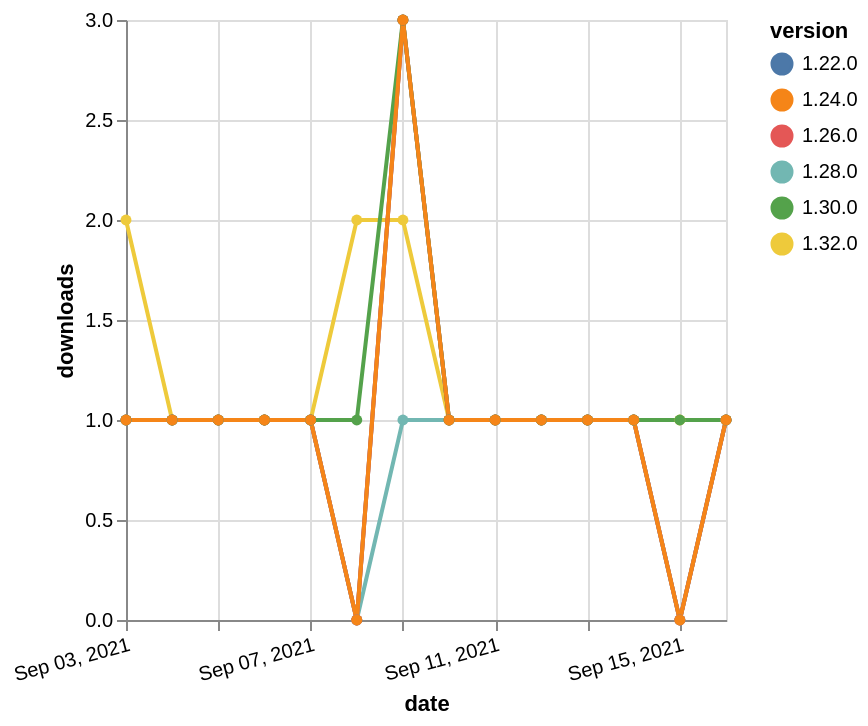

Write a Vega-Lite specification for this figure.
### Vega-Lite specification from a JSON file in a GitHub repository (floating-point values rounded to 4 significant figures)
{"$schema": "https://vega.github.io/schema/vega-lite/v5.json", "description": "A simple bar chart with embedded data.", "data": {"values": [{"date": "2021-09-03", "total": 114, "delta": 2, "version": "1.32.0"}, {"date": "2021-09-04", "total": 115, "delta": 1, "version": "1.32.0"}, {"date": "2021-09-05", "total": 116, "delta": 1, "version": "1.32.0"}, {"date": "2021-09-06", "total": 117, "delta": 1, "version": "1.32.0"}, {"date": "2021-09-07", "total": 118, "delta": 1, "version": "1.32.0"}, {"date": "2021-09-08", "total": 120, "delta": 2, "version": "1.32.0"}, {"date": "2021-09-09", "total": 122, "delta": 2, "version": "1.32.0"}, {"date": "2021-09-10", "total": 123, "delta": 1, "version": "1.32.0"}, {"date": "2021-09-11", "total": 124, "delta": 1, "version": "1.32.0"}, {"date": "2021-09-12", "total": 125, "delta": 1, "version": "1.32.0"}, {"date": "2021-09-13", "total": 126, "delta": 1, "version": "1.32.0"}, {"date": "2021-09-14", "total": 127, "delta": 1, "version": "1.32.0"}, {"date": "2021-09-15", "total": 128, "delta": 1, "version": "1.32.0"}, {"date": "2021-09-16", "total": 129, "delta": 1, "version": "1.32.0"}, {"date": "2021-09-03", "total": 217, "delta": 1, "version": "1.22.0"}, {"date": "2021-09-04", "total": 218, "delta": 1, "version": "1.22.0"}, {"date": "2021-09-05", "total": 219, "delta": 1, "version": "1.22.0"}, {"date": "2021-09-06", "total": 220, "delta": 1, "version": "1.22.0"}, {"date": "2021-09-07", "total": 221, "delta": 1, "version": "1.22.0"}, {"date": "2021-09-08", "total": 221, "delta": 0, "version": "1.22.0"}, {"date": "2021-09-09", "total": 224, "delta": 3, "version": "1.22.0"}, {"date": "2021-09-10", "total": 225, "delta": 1, "version": "1.22.0"}, {"date": "2021-09-11", "total": 226, "delta": 1, "version": "1.22.0"}, {"date": "2021-09-12", "total": 227, "delta": 1, "version": "1.22.0"}, {"date": "2021-09-13", "total": 228, "delta": 1, "version": "1.22.0"}, {"date": "2021-09-14", "total": 229, "delta": 1, "version": "1.22.0"}, {"date": "2021-09-15", "total": 229, "delta": 0, "version": "1.22.0"}, {"date": "2021-09-16", "total": 230, "delta": 1, "version": "1.22.0"}, {"date": "2021-09-03", "total": 144, "delta": 1, "version": "1.28.0"}, {"date": "2021-09-04", "total": 145, "delta": 1, "version": "1.28.0"}, {"date": "2021-09-05", "total": 146, "delta": 1, "version": "1.28.0"}, {"date": "2021-09-06", "total": 147, "delta": 1, "version": "1.28.0"}, {"date": "2021-09-07", "total": 148, "delta": 1, "version": "1.28.0"}, {"date": "2021-09-08", "total": 148, "delta": 0, "version": "1.28.0"}, {"date": "2021-09-09", "total": 149, "delta": 1, "version": "1.28.0"}, {"date": "2021-09-10", "total": 150, "delta": 1, "version": "1.28.0"}, {"date": "2021-09-11", "total": 151, "delta": 1, "version": "1.28.0"}, {"date": "2021-09-12", "total": 152, "delta": 1, "version": "1.28.0"}, {"date": "2021-09-13", "total": 153, "delta": 1, "version": "1.28.0"}, {"date": "2021-09-14", "total": 154, "delta": 1, "version": "1.28.0"}, {"date": "2021-09-15", "total": 154, "delta": 0, "version": "1.28.0"}, {"date": "2021-09-16", "total": 155, "delta": 1, "version": "1.28.0"}, {"date": "2021-09-03", "total": 172, "delta": 1, "version": "1.26.0"}, {"date": "2021-09-04", "total": 173, "delta": 1, "version": "1.26.0"}, {"date": "2021-09-05", "total": 174, "delta": 1, "version": "1.26.0"}, {"date": "2021-09-06", "total": 175, "delta": 1, "version": "1.26.0"}, {"date": "2021-09-07", "total": 176, "delta": 1, "version": "1.26.0"}, {"date": "2021-09-08", "total": 176, "delta": 0, "version": "1.26.0"}, {"date": "2021-09-09", "total": 179, "delta": 3, "version": "1.26.0"}, {"date": "2021-09-10", "total": 180, "delta": 1, "version": "1.26.0"}, {"date": "2021-09-11", "total": 181, "delta": 1, "version": "1.26.0"}, {"date": "2021-09-12", "total": 182, "delta": 1, "version": "1.26.0"}, {"date": "2021-09-13", "total": 183, "delta": 1, "version": "1.26.0"}, {"date": "2021-09-14", "total": 184, "delta": 1, "version": "1.26.0"}, {"date": "2021-09-15", "total": 184, "delta": 0, "version": "1.26.0"}, {"date": "2021-09-16", "total": 185, "delta": 1, "version": "1.26.0"}, {"date": "2021-09-03", "total": 169, "delta": 1, "version": "1.30.0"}, {"date": "2021-09-04", "total": 170, "delta": 1, "version": "1.30.0"}, {"date": "2021-09-05", "total": 171, "delta": 1, "version": "1.30.0"}, {"date": "2021-09-06", "total": 172, "delta": 1, "version": "1.30.0"}, {"date": "2021-09-07", "total": 173, "delta": 1, "version": "1.30.0"}, {"date": "2021-09-08", "total": 174, "delta": 1, "version": "1.30.0"}, {"date": "2021-09-09", "total": 177, "delta": 3, "version": "1.30.0"}, {"date": "2021-09-10", "total": 178, "delta": 1, "version": "1.30.0"}, {"date": "2021-09-11", "total": 179, "delta": 1, "version": "1.30.0"}, {"date": "2021-09-12", "total": 180, "delta": 1, "version": "1.30.0"}, {"date": "2021-09-13", "total": 181, "delta": 1, "version": "1.30.0"}, {"date": "2021-09-14", "total": 182, "delta": 1, "version": "1.30.0"}, {"date": "2021-09-15", "total": 183, "delta": 1, "version": "1.30.0"}, {"date": "2021-09-16", "total": 184, "delta": 1, "version": "1.30.0"}, {"date": "2021-09-03", "total": 192, "delta": 1, "version": "1.24.0"}, {"date": "2021-09-04", "total": 193, "delta": 1, "version": "1.24.0"}, {"date": "2021-09-05", "total": 194, "delta": 1, "version": "1.24.0"}, {"date": "2021-09-06", "total": 195, "delta": 1, "version": "1.24.0"}, {"date": "2021-09-07", "total": 196, "delta": 1, "version": "1.24.0"}, {"date": "2021-09-08", "total": 196, "delta": 0, "version": "1.24.0"}, {"date": "2021-09-09", "total": 199, "delta": 3, "version": "1.24.0"}, {"date": "2021-09-10", "total": 200, "delta": 1, "version": "1.24.0"}, {"date": "2021-09-11", "total": 201, "delta": 1, "version": "1.24.0"}, {"date": "2021-09-12", "total": 202, "delta": 1, "version": "1.24.0"}, {"date": "2021-09-13", "total": 203, "delta": 1, "version": "1.24.0"}, {"date": "2021-09-14", "total": 204, "delta": 1, "version": "1.24.0"}, {"date": "2021-09-15", "total": 204, "delta": 0, "version": "1.24.0"}, {"date": "2021-09-16", "total": 205, "delta": 1, "version": "1.24.0"}]}, "width": "container", "mark": {"type": "line", "point": {"filled": true}}, "encoding": {"x": {"field": "date", "type": "temporal", "timeUnit": "yearmonthdate", "title": "date", "axis": {"labelAngle": -15}}, "y": {"field": "delta", "type": "quantitative", "title": "downloads"}, "color": {"field": "version", "type": "nominal"}, "tooltip": {"field": "delta"}}}
